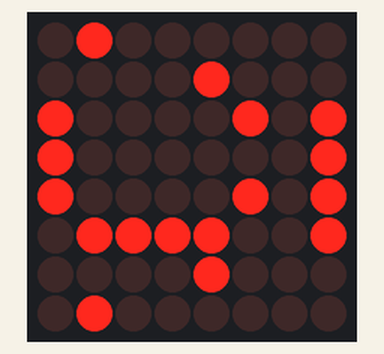
Simulated run of this sketch. Board: Arduino Uno, built with avr-gcc and run on an emulated ATmega328P. On the bench: 8×8 LED matrix.

Above: at 0.1 s.

The sketch:

LED_matrix_2.ino
```cpp
#include<LedControl.h>
LedControl lc=LedControl(12,11,10,1);

// delay time between faces
unsigned long delaytime=1000;

// happy face
byte hf[8]= {00111100,01000010,10100101,10000001,10100101,10011001,01000010,00111100};
void setup() {
  lc.shutdown(0,false);
  // Set brightness to a medium value
  lc.setIntensity(0,8);
  // Clear the display
  lc.clearDisplay(0);
}
 void loop()
{
  lc.setRow(0,0,hf[0]);
  lc.setRow(0,1,hf[1]);
  lc.setRow(0,2,hf[2]);
  lc.setRow(0,3,hf[3]);
  lc.setRow(0,4,hf[4]);
  lc.setRow(0,5,hf[5]);
  lc.setRow(0,6,hf[6]);
  lc.setRow(0,7,hf[7]);
  delay(2000);
}
```
